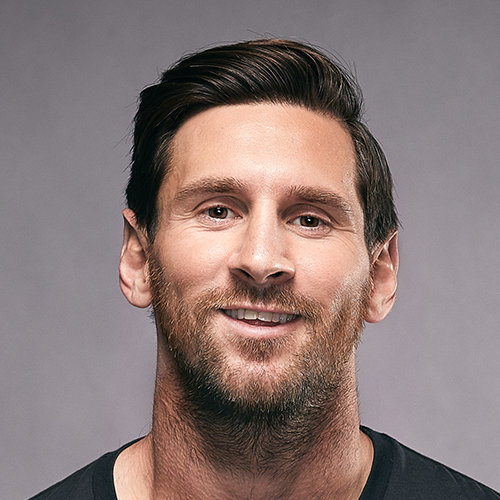
#> input picture model/test_images/messi1.png, 500 x 500 px
$ jupyter execute classification.ipynb   (shell and % lines are left out)
#> lines starting #> are read from the running program, lines starting #| are printed output that depends on the picture; after the words box and inside, x2 and y2 are one past the last pixel; in counts of white or black regions, pixels touching at a corner belong together
# Sports Celebrity Image Classification

[cell 1]
import numpy as np
import cv2
import matplotlib
from matplotlib import pyplot as plt
import IPython

## Step-01: Preprocessing the images

[cell 2]
img = cv2.imread('test_images/messi1.png')
#> img is the input picture: shape (500, 500, 3); mean B, G, R 118.4, 120.5, 137.9
img.shape
#> Out = (500, 500, 3)

[cell 3]
plt.imshow(img)
#> (this line was passed over: IPython is not available in this run)

### Convert the image to Gray

[cell 4]
gray = cv2.cvtColor(img, cv2.COLOR_BGR2GRAY)
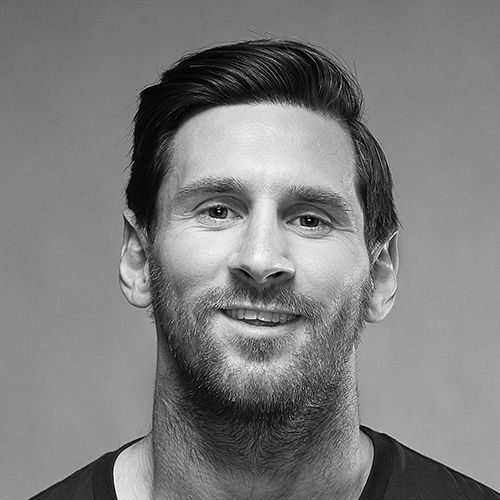
#> gray: shape (500, 500); min 0, max 255, mean 125.4
gray.shape
#> Out = (500, 500)

[cell 5]
gray # DataType is uint8

[cell 6]
plt.imshow(gray, cmap='gray')
#> (this line was passed over: IPython is not available in this run)

### Detect the face

[cell 7]
face_cascade = cv2.CascadeClassifier('./opencv/haarcascades/haarcascade_frontalface_default.xml')
eye_cascade = cv2.CascadeClassifier('./opencv/haarcascades/haarcascade_eye.xml')

faces = face_cascade.detectMultiScale(gray, 1.3, 5)
#> faces = [[120, 101, 278, 278]]
faces
#> Out = [[120, 101, 278, 278]]

[cell 8]
(x, y, w, h) = faces[0]
#> x = 120; y = 101; w = 278; h = 278
x, y, w, h
#> Out = (120, 101, 278, 278)

[cell 9]
face_img = cv2.rectangle(img, (x, y), (x+w, y+h), (255, 0, 0), 2)
plt.imshow(face_img)
#> (this line was passed over: IPython is not available in this run)

### Detect the eyes

[cell 10]
cv2.destroyAllWindows()
for(x, y, w, h) in faces:
    face_img = cv2.rectangle(img, (x, y), (x+w, y+h), (255, 0, 0), 2)
    roi_gray = gray[y:y+h, x:x+w]
    roi_color = face_img[y:y+h, x:x+w]
    eyes = eye_cascade.detectMultiScale(roi_gray)
    for(ex, ey, ew, eh) in eyes:
        cv2.rectangle(roi_color, (ex, ey), (ex+ew, ey+eh), (0, 255, 0), 2)
#> this loop made 1 pass
#> (x, y, w, h, eyes) on pass 1: (120, 101, 278, 278, [[64, 74, 68, 68], [154, 83, 67, 67]])
#> pass 1, `roi_gray = gray[y:y+h, x:x+w]`:
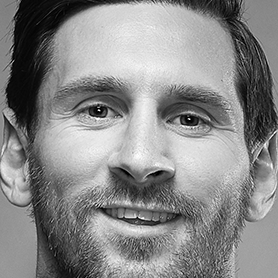
#> roi_gray: shape (278, 278); min 0, max 255, mean 137
#> pass 1, `roi_color = face_img[y:y+h, x:x+w]`:
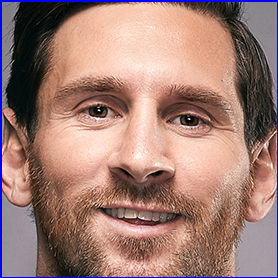
#> roi_color: shape (278, 278, 3); mean B, G, R 117.8, 125.6, 160.7
#> after the loop:
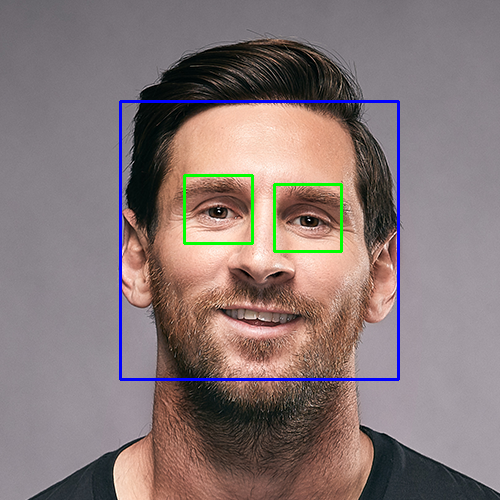
#> img: shape (500, 500, 3); mean B, G, R 119.3, 119.5, 134.8
#> after the loop:
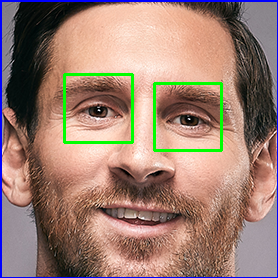
#> roi_color: shape (278, 278, 3); 2.09% of pixels changed, all inside (x1, y1, x2, y2) = (63, 73, 223, 152)

plt.figure()
#> (this line was passed over: IPython is not available in this run)
plt.imshow(face_img, cmap='gray')
#> (this line was passed over: IPython is not available in this run)
plt.show()

### Get the cropped face

[cell 11]
plt.imshow(roi_color, cmap='gray') # roi means region of interest
#> (this line was passed over: IPython is not available in this run)
# roi_color sontains the image of the face, marked by the red revctangle

[cell 12]
cropped_img = np.array(roi_color)
cropped_img.shape
#> Out = (278, 278, 3)

### Wavelet transform

[cell 13]
import numpy as np
import pywt # Needed for Wavelet Transformation
import cv2

def w2d(img, mode = 'haar', level = 1):
#> called with mode = 'db1', level = 5
    imArray = img
    # Datatype conversions
    # Convert image to grayscale
    imArray = cv2.cvtColor( imArray,cv2.COLOR_RGB2GRAY )
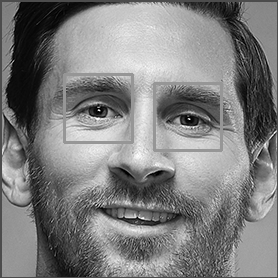
#> imArray: shape (278, 278); min 0, max 255, mean 126.7
    # Convert to Float
    imArray = np.float32(imArray)
    imArray /= 255
    # Compute the Coefficients
    coeffs=pywt.wavedec2(imArray, mode, level=level)
#> coeffs = 6 items
    # Process Coefficients
    coeffs_H=list(coeffs)
#> coeffs_H = 6 items
    coeffs_H[0] *= 0;
    # Reconstruction
    imArray_H=pywt.waverec2(coeffs_H, mode);
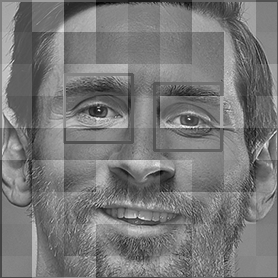
#> imArray_H: shape (278, 278) float32; min -0.609, max 0.681, mean 0.0016; drawn with min black and max white
    imArray_H *= 255;
    imArray_H =  np.uint8(imArray_H)
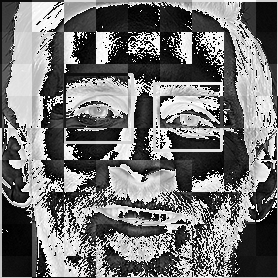
#> imArray_H: shape (278, 278); min 0, max 255, mean 115.1

    return imArray_H

[cell 14]
im_har = w2d(cropped_img,'db1',5)
plt.imshow(im_har, cmap='gray')
#> (this line was passed over: IPython is not available in this run)

$ run again, with model/test_images/sharapova1.jpg saved as model/test_images/messi1.png
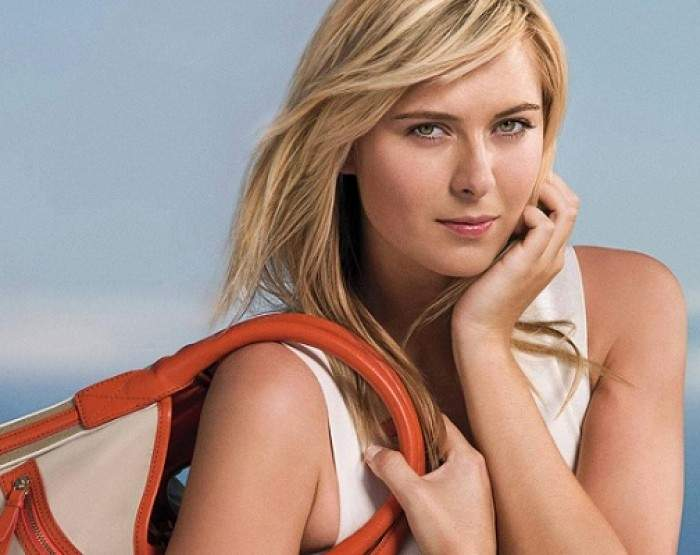
#> input picture model/test_images/sharapova1.jpg, 700 x 555 px
#> img is the input picture: shape (555, 700, 3); mean B, G, R 134.6, 144, 169.9
#> faces = [[352, 38, 233, 233]]
#> `(x, y, w, h) = faces[0]`: x = 352; y = 38; w = 233
#> `x, y, w, h`: Out = (352, 38, 233, 233)
#> the loop `for(x, y, w, h) in faces:` made 1 pass
#> (x, y, w, h, eyes) on pass 1: (352, 38, 233, 233, [[134, 65, 47, 47], [50, 68, 48, 48]])
#> after the loop `for(x, y, w, h) in faces:`:
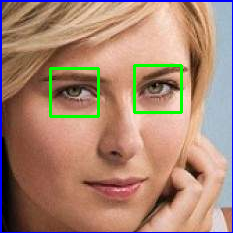
#> roi_color: shape (233, 233, 3); mean B, G, R 114.7, 133.5, 168.5
#> coeffs = 6 items
#> in w2d, `imArray_H =  np.uint8(imArray_H)`:
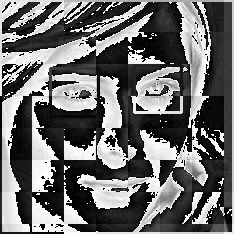
#> imArray_H: shape (234, 234); min 0, max 255, mean 107.6
